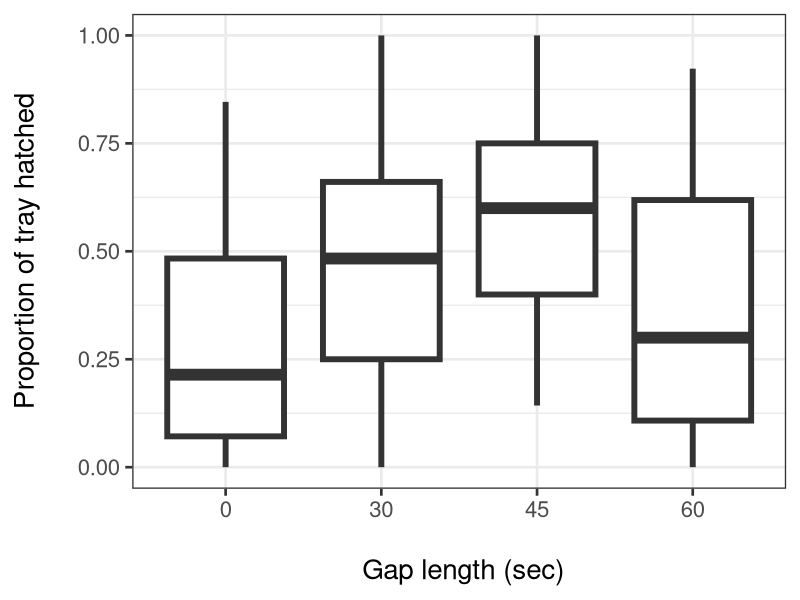
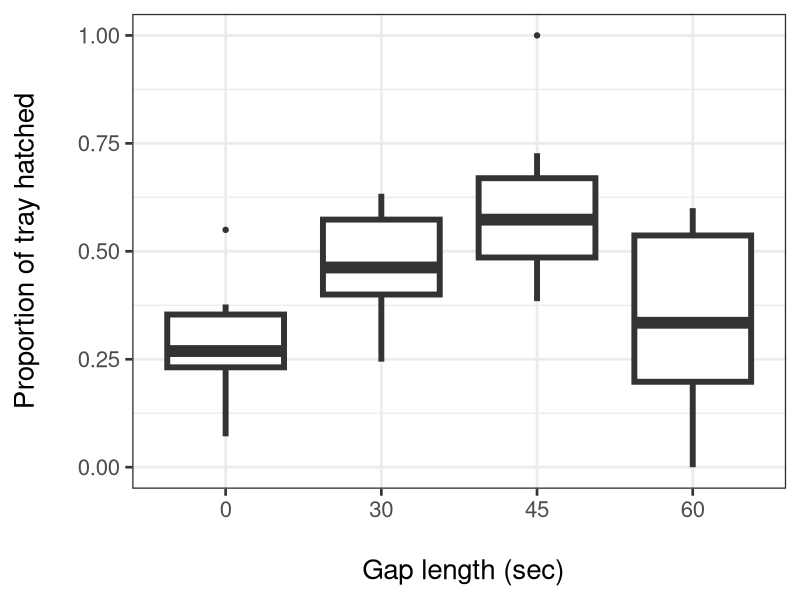
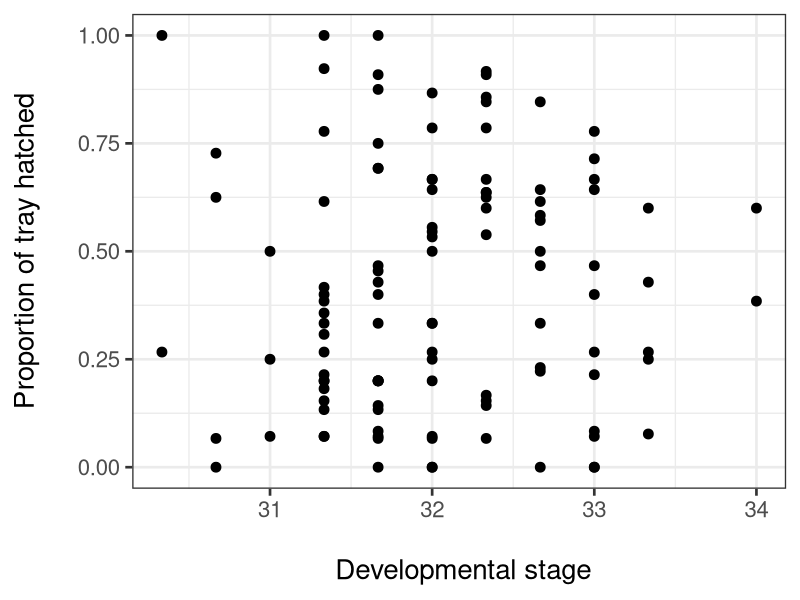

Source code (R) for these figures, in order:
## ---- chunk 1
setwd('/Users/juliejung/Documents/GitHub/gaps') 
## ---- chunk 2
library(ggplot2)
library(MASS)
library(multcomp)
## ---- chunk 3
gap.df<-read.csv(file="gap.csv")
## ---- chunk 4
ggplot(gap.df, aes(x=as.factor(Gap), y=PropH)) + 
  geom_boxplot(data=gap.df, size=2) +
  ylab("Proportion of tray hatched\n")+
  theme_bw(20) +
  xlab("\n Gap length (sec)")+
  theme(legend.position="none")

## ---- chunk 5
gap.df$Gap<-as.factor(gap.df$Gap)
lm1<-lm(PropH~Gap, data=gap.df)
lm2<-glht(lm1, linfct=mcp(Gap="Tukey"))
summary(lm2)
cld(lm2) 

## ---- chunk 6
## Gives count, mean, standard deviation, standard error of the mean, and confidence interval (default 95%).
##   data: a data frame.
##   measurevar: the name of a column that contains the variable to be summariezed
##   groupvars: a vector containing names of columns that contain grouping variables
##   na.rm: a boolean that indicates whether to ignore NA's
##   conf.interval: the percent range of the confidence interval (default is 95%)
summarySE <- function(data=NULL, measurevar, groupvars=NULL, na.rm=FALSE,
                      conf.interval=.95, .drop=TRUE) {
  library(plyr)
  
  # New version of length which can handle NA's: if na.rm==T, don't count them
  length2 <- function (x, na.rm=FALSE) {
    if (na.rm) sum(!is.na(x))
    else       length(x)
  }
  
  # This does the summary. For each group's data frame, return a vector with
  # N, mean, and sd
  datac <- ddply(data, groupvars, .drop=.drop,
                 .fun = function(xx, col) {
                   c(N    = length2(xx[[col]], na.rm=na.rm),
                     mean = mean   (xx[[col]], na.rm=na.rm),
                     sd   = sd     (xx[[col]], na.rm=na.rm)
                   )
                 },
                 measurevar
  )
  
  # Rename the "mean" column    
  datac <- rename(datac, c("mean" = measurevar))
  
  datac$se <- datac$sd / sqrt(datac$N)  # Calculate standard error of the mean
  
  # Confidence interval multiplier for standard error
  # Calculate t-statistic for confidence interval: 
  # e.g., if conf.interval is .95, use .975 (above/below), and use df=N-1
  ciMult <- qt(conf.interval/2 + .5, datac$N-1)
  datac$ci <- datac$se * ciMult
  
  return(datac)
}
## ---- chunk 7
gapSE <- summarySE(gap.df, measurevar="PropH", groupvars=c("Gap", "AvgStage"), na.rm=T)

ggplot(gapSE, aes(x=as.factor(Gap), y=PropH)) + 
  geom_boxplot(data=gapSE, size=2) +
  #geom_errorbar(aes(ymin=PropH-se, ymax=PropH+se), width=.1) +
  ylab("Proportion of tray hatched\n")+
  theme_bw(20) +
  xlab("\n Gap length (sec)")+
  theme(legend.position="none")

ggplot(gap.df, aes(x=AvgStage, y=PropH)) + 
  geom_point(data=gap.df, size=3) +
  ylab("Proportion of tray hatched\n")+
  theme_bw(20) +
  xlab("\n Developmental stage")+
  theme(legend.position="none")

## ---- chunk 8
gap0 <- subset(gap.df, Gap == 0)
gap30 <- subset(gap.df, Gap == 30)
gap45 <- subset(gap.df, Gap == 45)
gap60 <- subset(gap.df, Gap == 60)
## ---- chunk 9
